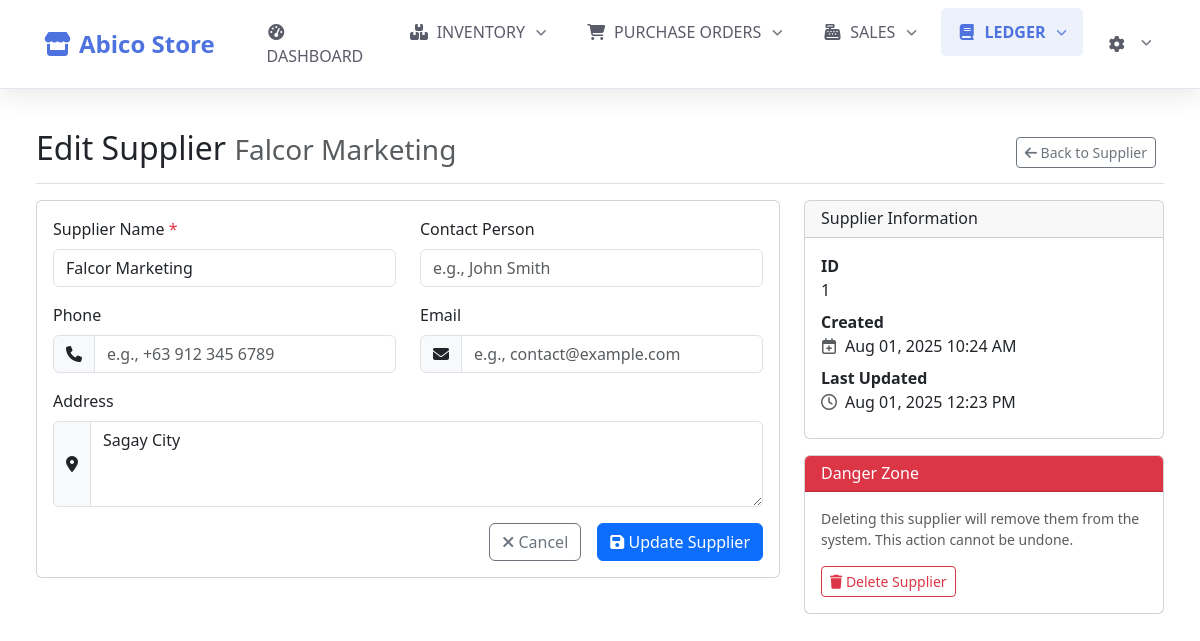
The page /ledger/suppliers/edit.php?id=1 (signed in) on the database its author committed.
### tables this page shows
CREATE TABLE `suppliers` (
  `id` int(11) NOT NULL,
  `name` varchar(255) NOT NULL,
  `contact_person` varchar(255) DEFAULT NULL,
  `contact_number` varchar(50) DEFAULT NULL,
  `email` varchar(255) DEFAULT NULL,
  `address` text DEFAULT NULL,
  `created_at` timestamp NOT NULL DEFAULT current_timestamp(),
  `updated_at` timestamp NOT NULL DEFAULT current_timestamp() ON UPDATE current_timestamp()
);

### ledger/suppliers/edit.php (the view, shortened to what this page needs)
<?php
$supplier_id = intval($_GET['id']);
$conn = getDBConnection();
$stmt = $conn->prepare("SELECT * FROM suppliers WHERE id = ?");
$stmt->bind_param("i", $supplier_id);
$stmt->execute();
$result = $stmt->get_result();
$supplier = $result->fetch_assoc();
require_once __DIR__ . '/../../templates/header.php';
?>
<div class="container-fluid px-4">
    <div class="d-flex justify-content-between flex-wrap flex-md-nowrap align-items-center pt-3 pb-2 mb-3 border-bottom">
        <h1 class="h2">
            Edit Supplier
            <small class="text-muted"><?php echo htmlspecialchars($supplier['name']); ?></small>
        </h1>
        <div class="btn-toolbar mb-2 mb-md-0">
            <a href="view.php?id=<?php echo $supplier_id; ?>" class="btn btn-sm btn-outline-secondary me-2">
                <i class="fas fa-arrow-left"></i> Back to Supplier
            </a>
        </div>
    </div>
    <div class="row">
        <div class="col-md-8">
            <div class="card">
                <div class="card-body">
                    <form method="POST" action="">
                        <div class="row">
                            <div class="col-md-6">
                                <div class="mb-3">
                                    <label for="name" class="form-label">Supplier Name <span class="text-danger">*</span></label>
                                    <input type="text" class="form-control" id="name" name="name"
                                           value="<?php echo htmlspecialchars($supplier['name']); ?>"
                                           required>
                                </div>
                            </div>
                            <div class="col-md-6">
                                <div class="mb-3">
                                    <label for="contact_person" class="form-label">Contact Person</label>
                                    <input type="text" class="form-control" id="contact_person" name="contact_person"
                                           value="<?php echo htmlspecialchars($supplier['contact_person']); ?>"
                                           placeholder="e.g., John Smith">
                                </div>
                            </div>
                        </div>
                        <div class="row">
                            <div class="col-md-6">
                                <div class="mb-3">
                                    <label for="phone" class="form-label">Phone</label>
                                    <div class="input-group">
                                        <span class="input-group-text"><i class="fas fa-phone"></i></span>
                                        <input type="tel" class="form-control" id="phone" name="phone"
                                               value="<?php echo htmlspecialchars($supplier['contact_number']); ?>"
                                               placeholder="e.g., +63 912 345 6789">
                                    </div>
                                </div>
                            </div>
                            <div class="col-md-6">
                                <div class="mb-3">
                                    <label for="email" class="form-label">Email</label>
                                    <div class="input-group">
                                        <span class="input-group-text"><i class="fas fa-envelope"></i></span>
                                        <input type="email" class="form-control" id="email" name="email"
                                               value="<?php echo htmlspecialchars($supplier['email']); ?>"
                                               placeholder="e.g., contact@example.com">
                                    </div>
                                </div>
                            </div>
                        </div>
                        <div class="mb-3">
                            <label for="address" class="form-label">Address</label>
                            <div class="input-group">
                                <span class="input-group-text"><i class="fas fa-map-marker-alt"></i></span>
                                <textarea class="form-control" id="address" name="address" rows="3"
                                          placeholder="Complete address including city and postal code"><?php
                                    echo htmlspecialchars($supplier['address']);
                                ?></textarea>
                            </div>
                        </div>
                        <div class="d-grid gap-2 d-md-flex justify-content-md-end">
                            <a href="view.php?id=<?php echo $supplier_id; ?>" class="btn btn-outline-secondary me-md-2">
                                <i class="fas fa-times"></i> Cancel
                            </a>
                            <button type="submit" class="btn btn-primary">
                                <i class="fas fa-save"></i> Update Supplier
                            </button>
                        </div>
                    </form>
                </div>
            </div>
        </div>
        <div class="col-md-4">
            <div class="card">
                <div class="card-header">
                    <h6 class="mb-0">Supplier Information</h6>
                </div>
                <div class="card-body">
                    <dl class="mb-0">
                        <dt>ID</dt>
                        <dd><?php echo htmlspecialchars($supplier['id']); ?></dd>
                        <dt class="mt-2">Created</dt>
                        <dd>
                            <div class="d-flex align-items-center">
                                <i class="far fa-calendar-plus me-2 text-muted"></i>
                                <?php echo date('M d, Y h:i A', strtotime($supplier['created_at'])); ?>
                            </div>
                        </dd>
                        <dt class="mt-2">Last Updated</dt>
                        <dd>
                            <div class="d-flex align-items-center">
                                <i class="far fa-clock me-2 text-muted"></i>
                                <?php
                                if (isset($supplier['updated_at']) && $supplier['updated_at'] !== $supplier['created_at']) {
                                    echo date('M d, Y h:i A', strtotime($supplier['updated_at']));
                                } else {
                                    echo '<span class="text-muted">Not modified yet</span>';
                                }
                                ?>
                            </div>
                        </dd>
                    </dl>
                </div>
            </div>
            <div class="card mt-3">
                <div class="card-header bg-danger text-white">
                    <h6 class="mb-0">Danger Zone</h6>
                </div>
                <div class="card-body">
                    <p class="small text-muted">
                        Deleting this supplier will remove them from the system.
                        This action cannot be undone.
                    </p>
                    <button type="button" class="btn btn-outline-danger btn-sm"
                            data-bs-toggle="modal" data-bs-target="#deleteModal">
                        <i class="fas fa-trash"></i> Delete Supplier
                    </button>
                </div>
            </div>
        </div>
    </div>
</div>
<?php
require_once __DIR__ . '/../../templates/footer.php';
?>

### assets/css/custom.css (style rules this page uses)
:root { --primary-color: #4e73df; --secondary-color: #f8f9fc; --accent-color: #36b9cc; --text-dark: #5a5c69; --shadow: 0 0.15rem 1.75rem 0 rgba(58, 59, 69, 0.15); --danger-color: #dc3545; }

### rows shown on the page
suppliers: name "Falcor Marketing", address "Sagay City", id "1", created_at "Aug 01, 2025 10:24 AM", updated_at "Aug 01, 2025 12:23 PM"
